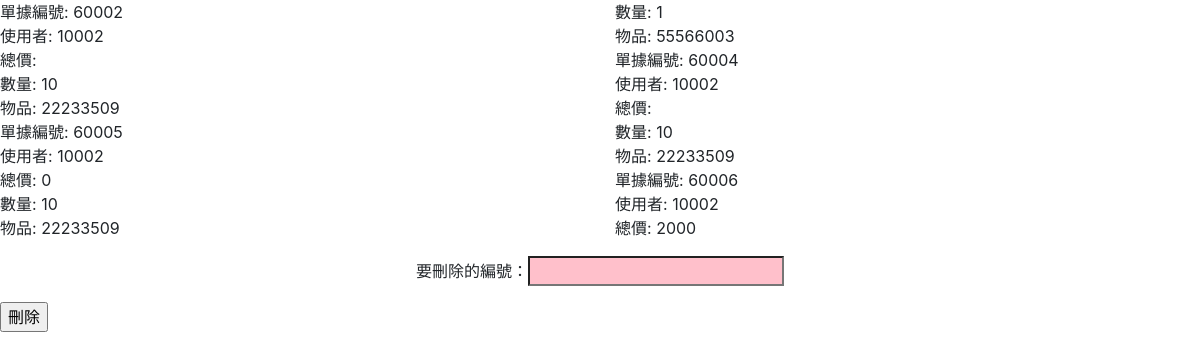
Page /cart_list.php on the committed database.
### tables this page shows
CREATE TABLE `shoppingbasket` (
  `ShoppingBasket_Id` int(11) NOT NULL,
  `cId` int(255) NOT NULL,
  `bookISBN` varchar(255) NOT NULL,
  `Quantity` int(11) NOT NULL,
  `account` varchar(255) NOT NULL
);

### cart_list.php (the view, shortened to what this page needs)
<?php
require_once 'cart_link.php';
?>
<?php
       $datas = array();
       $sql = "SELECT * FROM `shoppingbasket` WHERE cId = 10002 ;";
       $result = mysqli_query($link, $sql);
       if ($result)
       {
       if (mysqli_num_rows($result) > 0)
       {
       while ($row = mysqli_fetch_assoc($result))
       {
        $datas[] = $row;
        }
       }
       }
       else
       {
       echo "{$sql} 語法執行失敗，錯誤訊息：" . mysqli_error($link);
       }
       ?>
<!doctype html>
<html lang="en">
  <head>
    <link rel="stylesheet" href="https://stackpath.bootstrapcdn.com/bootstrap/4.3.1/css/bootstrap.min.css">
  </head>
  <body>
  <div class="row mb-3">
  <?php if(!empty($datas)):?>
    <?php foreach($datas as $key => $row):?>
      <div class="col-6 themed-grid-col">單據編號: <?php echo $row['ShoppingBasket_Id']; ?></div>
    <div class="col-6 themed-grid-col">數量: <?php echo $row['Quantity']; ?></div>
    <div class="col-6 themed-grid-col">使用者: <?php echo $row['cId']; ?></div>
    <div class="col-6 themed-grid-col">物品: <?php echo $row['bookISBN']; ?></div>
    <div class="col-6 themed-grid-col">總價: <?php echo $row['account']; ?></div>
    <?php endforeach; ?>
  <?php else: ?>
  <?php endif; ?>
  </div>
  <form action="" name="form_b" method="Post">
  <div align=center >
  要刪除的編號：<Input Type="text" Name="ShoppingBasket_Id" style="background-color:pink;"><p>
  </div>
  </form>
  <input type="button" value="刪除" type="submit" onclick="form_b.action='cart_delete.php';form_b.submit();"/>
  </body>
</html>

### rows in the picture
shoppingbasket: ShoppingBasket_Id "60002", Quantity "1", cId "10002", bookISBN "55566003"
shoppingbasket: ShoppingBasket_Id "60004", Quantity "10", cId "10002", bookISBN "22233509"
shoppingbasket: ShoppingBasket_Id "60005", Quantity "10", cId "10002", bookISBN "22233509", account "0"
shoppingbasket: ShoppingBasket_Id "60006", Quantity "10", cId "10002", bookISBN "22233509", account "2000"
